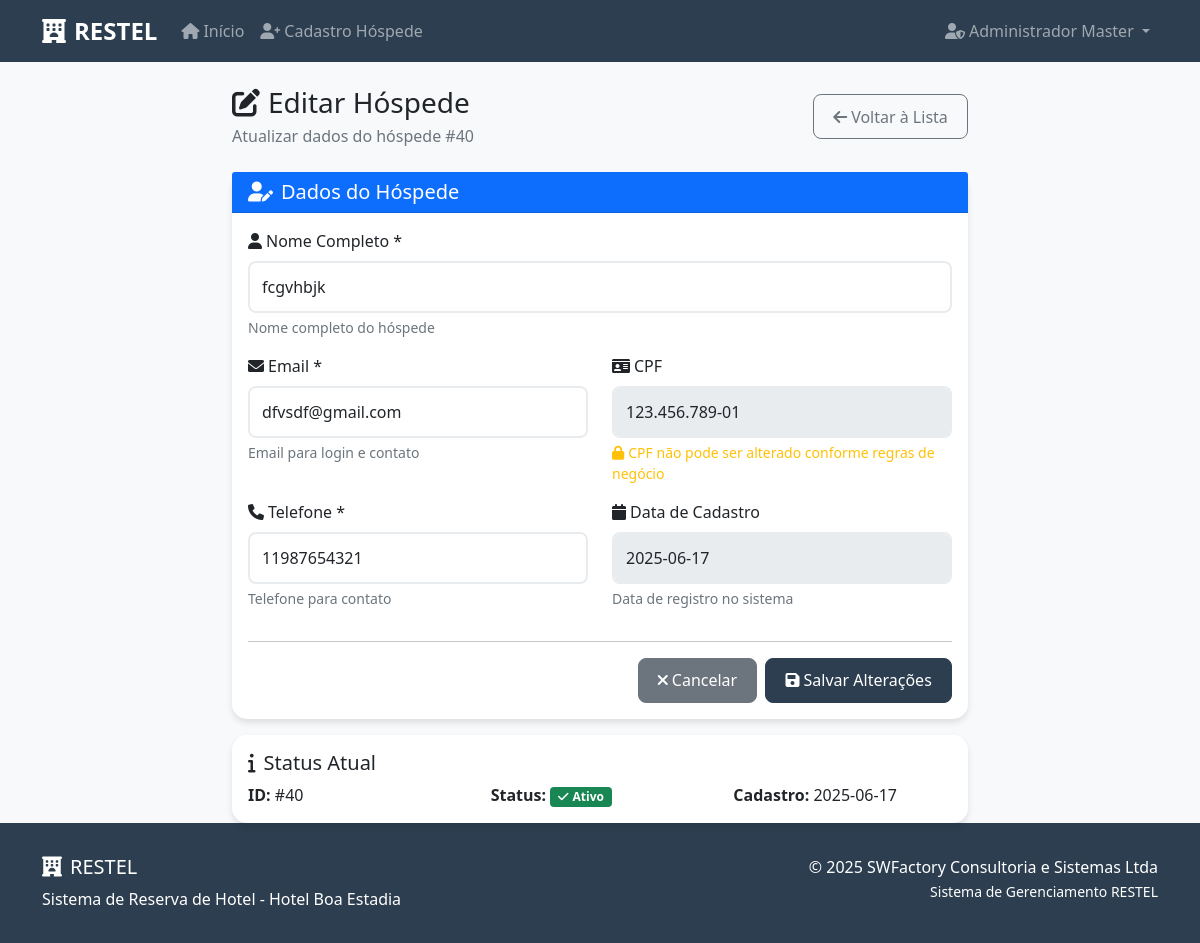
Page /admin/hospede/40/editar (signed in) on the committed database.
### tables this page shows
CREATE TABLE hospedes (
            id INTEGER PRIMARY KEY AUTOINCREMENT,
            nome_completo TEXT NOT NULL,
            email TEXT UNIQUE NOT NULL,
            cpf TEXT UNIQUE NOT NULL,
            telefone TEXT NOT NULL,
            senha TEXT NOT NULL,
            ativo BOOLEAN DEFAULT 1,
            data_cadastro TIMESTAMP DEFAULT CURRENT_TIMESTAMP
        );

### src/restel/app.py (the view)
@app.route('/admin/hospede/<int:hospede_id>/editar')
def editar_hospede(hospede_id):
    if 'admin_id' not in session:
        flash('Acesso negado! Faça login como administrador.', 'error')
        return redirect(url_for('login_admin'))
    conn = get_db_connection()
    hospede = conn.execute('SELECT * FROM hospedes WHERE id = ?', (hospede_id,)).fetchone()
    conn.close()
    if not hospede:
        flash('Hóspede não encontrado!', 'error')
        return redirect(url_for('gerenciar_hospedes'))
    return render_template('admin_hospede_editar.html', hospede=hospede)

### src/restel/app.py (called while the page is built)
def get_db_connection():
    from flask import current_app
    db_path = current_app.config.get('DATABASE', DATABASE)
    conn = sqlite3.connect(db_path)
    conn.row_factory = sqlite3.Row
    return conn

### src/restel/templates/admin_hospede_editar.html (shortened to what this page needs)
{% extends "base.html" %}
{% block content %}
<div class="container mt-4">
    <div class="row justify-content-center">
        <div class="col-lg-8">
            <div class="d-flex justify-content-between align-items-center mb-4">
                <div>
                    <h1 class="h3 mb-1">
                        <i class="fas fa-edit me-2"></i>Editar Hóspede
                    </h1>
                    <p class="text-muted mb-0">Atualizar dados do hóspede #{{ hospede.id }}</p>
                </div>
                <a href="{{ url_for('gerenciar_hospedes') }}" class="btn btn-outline-secondary">
                    <i class="fas fa-arrow-left me-1"></i>Voltar à Lista
                </a>
            </div>
            <div class="card">
                <div class="card-header bg-primary text-white">
                    <h2 class="h5 mb-0">
                        <i class="fas fa-user-edit me-2"></i>Dados do Hóspede
                    </h2>
                </div>
                <div class="card-body">
                    <form method="POST" action="{{ url_for('processar_edicao_hospede', hospede_id=hospede.id) }}">
                        <div class="row">
                            <div class="col-md-12 mb-3">
                                <label for="nome_completo" class="form-label">
                                    <i class="fas fa-user me-1"></i>Nome Completo *
                                </label>
                                <input type="text" class="form-control" id="nome_completo" name="nome_completo"
                                       value="{{ hospede.nome_completo }}" required maxlength="100">
                                <div class="form-text">Nome completo do hóspede</div>
                            </div>
                        </div>
                        <div class="row">
                            <div class="col-md-6 mb-3">
                                <label for="email" class="form-label">
                                    <i class="fas fa-envelope me-1"></i>Email *
                                </label>
                                <input type="email" class="form-control" id="email" name="email"
                                       value="{{ hospede.email }}" required maxlength="100">
                                <div class="form-text">Email para login e contato</div>
                            </div>
                            <div class="col-md-6 mb-3">
                                <label for="cpf" class="form-label">
                                    <i class="fas fa-id-card me-1"></i>CPF
                                </label>
                                <input type="text" class="form-control" id="cpf" name="cpf"
                                       value="{{ hospede.cpf[:3] }}.{{ hospede.cpf[3:6] }}.{{ hospede.cpf[6:9] }}-{{ hospede.cpf[9:] }}"
                                       readonly disabled>
                                <div class="form-text text-warning">
                                    <i class="fas fa-lock me-1"></i>CPF não pode ser alterado conforme regras de negócio
                                </div>
                            </div>
                        </div>
                        <div class="row">
                            <div class="col-md-6 mb-3">
                                <label for="telefone" class="form-label">
                                    <i class="fas fa-phone me-1"></i>Telefone *
                                </label>
                                <input type="tel" class="form-control" id="telefone" name="telefone"
                                       value="{{ hospede.telefone }}" required maxlength="20">
                                <div class="form-text">Telefone para contato</div>
                            </div>
                            <div class="col-md-6 mb-3">
                                <label class="form-label">
                                    <i class="fas fa-calendar me-1"></i>Data de Cadastro
                                </label>
                                <input type="text" class="form-control"
                                       value="{{ hospede.data_cadastro.split(' ')[0] if hospede.data_cadastro else 'N/A' }}"
                                       readonly disabled>
                                <div class="form-text">Data de registro no sistema</div>
                            </div>
                        </div>
                        <hr>
                        <div class="row">
                            <div class="col-12">
                                <div class="d-flex gap-2 justify-content-end">
                                    <a href="{{ url_for('gerenciar_hospedes') }}" class="btn btn-secondary">
                                        <i class="fas fa-times me-1"></i>Cancelar
                                    </a>
                                    <button type="submit" class="btn btn-primary">
                                        <i class="fas fa-save me-1"></i>Salvar Alterações
                                    </button>
                                </div>
                            </div>
                        </div>
                    </form>
                </div>
            </div>
            <div class="card mt-3">
                <div class="card-body">
                    <h5 class="card-title">
                        <i class="fas fa-info me-2"></i>Status Atual
                    </h5>
                    <div class="row">
                        <div class="col-md-4">
                            <strong>ID:</strong> #{{ hospede.id }}
                        </div>
                        <div class="col-md-4">
                            <strong>Status:</strong>
                            {% if hospede.ativo %}
                                <span class="badge bg-success">
                                    <i class="fas fa-check me-1"></i>Ativo
                                </span>
                            {% else %}
                                <span class="badge bg-danger">
                                    <i class="fas fa-times me-1"></i>Inativo
                                </span>
                            {% endif %}
                        </div>
                        <div class="col-md-4">
                            <strong>Cadastro:</strong> {{ hospede.data_cadastro.split(' ')[0] if hospede.data_cadastro else 'N/A' }}
                        </div>
                    </div>
                </div>
            </div>
        </div>
    </div>
</div>
{% endblock %}

### src/restel/templates/base.html (style rules this page uses)
:root { --primary-color: #2c3e50; --secondary-color: #3498db; --success-color: #27ae60; --danger-color: #e74c3c; --warning-color: #f39c12; --light-bg: #f8f9fa; }
body { font-family: 'Segoe UI', Tahoma, Geneva, Verdana, sans-serif; background-color: var(--light-bg); }
.card { border: none; border-radius: 15px; box-shadow: 0 4px 6px rgba(0, 0, 0, 0.1); transition: transform 0.2s; }
.btn { border-radius: 8px; padding: 0.6rem 1.2rem; font-weight: 500; }
.btn-primary { background-color: var(--primary-color); border-color: var(--primary-color); }
.form-control { border-radius: 8px; border: 2px solid #e9ecef; padding: 0.75rem; }

### rows in the picture
hospedes: id "40", nome_completo "fcgvhbjk", email "dfvsdf@gmail.com", cpf "123.456.789-01", telefone "11987654321", data_cadastro "2025-06-17"

### other values in the picture
{{ session.admin_nome }} "Administrador Master"
